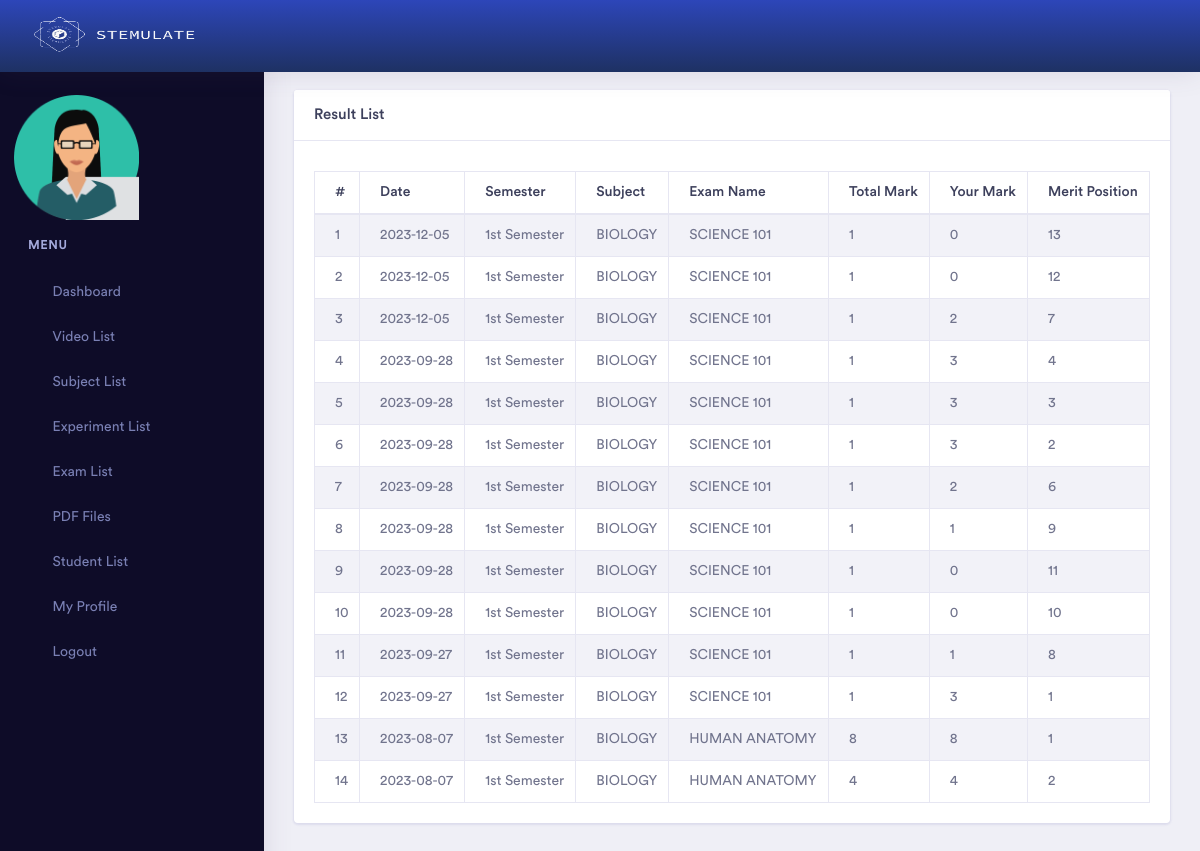
Page /admin/exam_result.php (signed in) on the committed database.
### tables this page shows
CREATE TABLE `result_summery` (
  `id` int(11) NOT NULL,
  `student_id` int(11) NOT NULL,
  `exam_id` int(11) NOT NULL,
  `total_mark` varchar(10) NOT NULL,
  `your_mark` varchar(10) NOT NULL,
  `sts` int(11) NOT NULL,
  `unique_code` varchar(255) NOT NULL,
  `created_at` date NOT NULL DEFAULT current_timestamp(),
  `semester_id` int(11) NOT NULL,
  `subject_id` int(11) NOT NULL
);

CREATE TABLE `semester` (
  `id` int(11) NOT NULL,
  `name` varchar(255) NOT NULL,
  `status` int(11) NOT NULL,
  `admin_id` int(11) NOT NULL,
  `startDate` date DEFAULT NULL,
  `endDate` date DEFAULT NULL
);

CREATE TABLE `subject` (
  `id` int(11) NOT NULL,
  `semester_id` int(11) NOT NULL,
  `name` varchar(255) NOT NULL,
  `status` int(11) NOT NULL,
  `admin_id` int(11) NOT NULL,
  `startDate` date DEFAULT NULL,
  `endDate` date DEFAULT NULL
);

CREATE TABLE `exam` (
  `id` int(11) NOT NULL,
  `semester_id` int(11) NOT NULL,
  `subject_id` int(11) NOT NULL,
  `name` varchar(255) NOT NULL,
  `status` int(11) NOT NULL,
  `admin_id` int(11) NOT NULL,
  `duration` int(11) DEFAULT NULL,
  `question_mark` int(11) DEFAULT NULL,
  `total_mark` int(11) DEFAULT NULL,
  `total_question` int(11) NOT NULL,
  `startDate` date DEFAULT NULL,
  `endDate` date DEFAULT NULL
);

### admin/exam_result.php (the view, shortened to what this page needs)
<?php
    if ($_SESSION['p'] != "") {
?>
<!doctype html>
<html lang="en">
<head>
    <?php include 'head.php'; ?>
</head>
<body>
    <div class="dashboard-main-wrapper">
         <div class="dashboard-header">
            <?php include 'header.php';  ?>
        </div>
       <div class="nav-left-sidebar sidebar-dark">
            <?php include 'left_menu.php'; ?>
        </div>
        <div class="dashboard-wrapper">
            <div class="container-fluid  dashboard-content">
                <div class="row">
                    <div class="col-xl-12 col-lg-12 col-md-12 col-sm-12 col-12">
                        <div class="card">
                            <h5 class="card-header">Result List </h5>
                            <span style="padding-left:20px; padding-top:10px;">
                            </span>
                            <div class="card-body">
                                <div class="table-responsive">
                                    <table class="table table-striped table-bordered">
                                        <thead>
                                            <tr>
                                                <th>#</th>
                                                <th>Date</th>
                                                <th>Semester</th>
                                                <th>Subject</th>
                                                <th>Exam Name</th>
                                                <th>Total Mark</th>
                                                <th>Your Mark</th>
                                                <th>Merit Position</th>
                                            </tr>
                                        </thead>
                                        <tbody>
                                            <?php
                                                $sl = 0;
                                                include 'db.php';
                                                $query = mysqli_query($link, "select * from result_summery where student_id = '$_SESSION[id]' and sts = '1' order by id desc ");
                                                while($data = mysqli_fetch_array($query)) {
                                            ?>
                                            <tr>
                                                <td><?php echo ++$sl; ?></td>
                                                <td><?php echo $data['created_at']; ?></td>
                                                <td>
                                                    <?php
                                                        $query2 = mysqli_query($link, "select * from semester where id = '$data[semester_id]'");
                                                        while($data2 = mysqli_fetch_array($query2)) {
                                                            echo $data2['name'];
                                                        }
                                                    ?>
                                                </td>
                                                <td>
                                                    <?php
                                                        $query2 = mysqli_query($link, "select * from subject where id = '$data[subject_id]'");
                                                            while($data2 = mysqli_fetch_array($query2)) {
                                                            echo $data2['name'];
                                                        }
                                                    ?>
                                                </td>
                                                <td>
                                                    <?php
                                                        $query2 = mysqli_query($link, "select * from exam where id = '$data[exam_id]'");
                                                        while($data2 = mysqli_fetch_array($query2)) {
                                                            echo $data2['name'];
                                                        }
                                                    ?>
                                                </td>
                                                <td><?php echo $data['total_mark']; ?></td>
                                                <td><?php echo $data['your_mark']; ?></td>
                                                <td>
                                                    <?php
                                                        $mp = 1;
                                                        $query3 = mysqli_query($link, "select * from result_summery where exam_id = '$data[exam_id]' and sts = '1' order by your_mark desc ");
                                                        while($data3 = mysqli_fetch_array($query3)) {
                                                            $position = $mp++;
                                                            if ($data['unique_code']==$data3['unique_code']){
                                                                $my_position = $position;
                                                            }
                                                        }
                                                        echo $my_position;
                                                    ?>
                                                </td>
                                            </tr>
                                            <?php } ?>
                                        </tbody>
                                    </table>
                                </div>
                            </div>
                        </div>
                    </div>
                </div>
            </div>
        </div>
    </div>
</body>
</html>
<?php
} else {
    echo "<script>";
    echo "self.location='index.php?msg=<font color=red>Please Login First.</font>';";
    echo "</script>";
}
?>

### rows in the picture
result_summery: created_at "2023-12-05", total_mark "1", your_mark "0", my_position "13"
semester: name "1st Semester"
subject: name "BIOLOGY"
exam: name "SCIENCE 101"
result_summery: created_at "2023-12-05", total_mark "1", your_mark "0", my_position "12"
result_summery: created_at "2023-12-05", total_mark "1", your_mark "2", my_position "7"
result_summery: created_at "2023-09-28", total_mark "1", your_mark "3", my_position "4"
result_summery: created_at "2023-09-28", total_mark "1", your_mark "3", my_position "3"
result_summery: created_at "2023-09-28", total_mark "1", your_mark "3", my_position "2"
result_summery: created_at "2023-09-28", total_mark "1", your_mark "2", my_position "6"
result_summery: created_at "2023-09-28", total_mark "1", your_mark "1", my_position "9"
result_summery: created_at "2023-09-28", total_mark "1", your_mark "0", my_position "11"
result_summery: created_at "2023-09-28", total_mark "1", your_mark "0", my_position "10"
result_summery: created_at "2023-09-27", total_mark "1", your_mark "1", my_position "8"
result_summery: created_at "2023-09-27", total_mark "1", your_mark "3", my_position "1"
result_summery: created_at "2023-08-07", total_mark "8", your_mark "8", my_position "1"
exam: name "HUMAN ANATOMY"
result_summery: created_at "2023-08-07", total_mark "4", your_mark "4", my_position "2"
